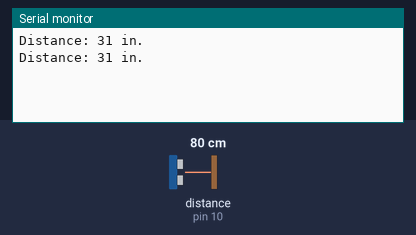
Recording of a sketch running on a simulated Arduino Uno, built with avr-gcc and run on an emulated ATmega328P. On the bench: the last lines printed to the serial monitor. Wiring (inferred from the names in the program): ultrasonic range finder: trigger pin 9; echo pin 10. Inputs (shaded band) come from the test bench; at power-on: distance to the obstacle (sensor on pin 10) 80 cm. The echo pulse lasts 58.3 µs per cm.

Above: at 5.8 s.
5.9 s: distance to the obstacle (sensor on pin 10) set to 2 cm
At 11.0 s:
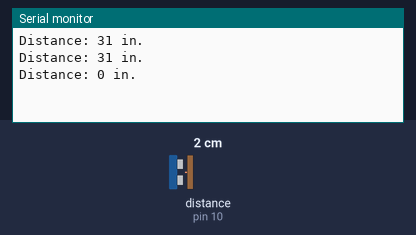
11.9 s: distance to the obstacle (sensor on pin 10) set to 4 cm
At 16.0 s:
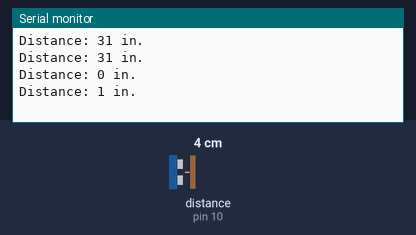
Timing chart, 0 to 17.5 s (numbered marks = the images above; inputs shaded):
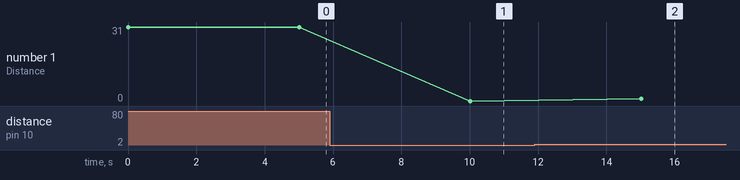

Measured:
- after the input at 5.9 s, the serial monitor: prints a new line after 4.1 s (image 1)
- after the input at 11.9 s, the serial monitor: prints a new line after 3.1 s (image 2)
- plotted number 1: 31 → 0 after the input at 5.9 s, 0 → 1 after the input at 11.9 s

The sketch:

code.ino
```cpp
const int trigPin = 9;
const int echoPin = 10;
const int delaySeconds = 5;
long duration;
int distance;

void setup() {

  pinMode(trigPin, OUTPUT);
  pinMode(echoPin, INPUT);
  Serial.begin(9600);
}

void loop() {
  digitalWrite(trigPin, LOW);
  delayMicroseconds(2);

  digitalWrite(trigPin, HIGH);
  delayMicroseconds(10);
  digitalWrite(trigPin, LOW);

  duration = pulseIn(echoPin, HIGH);
  distance = (duration*0.034/2)/2.54;

  Serial.print("Distance: ");
  Serial.print(distance);
  Serial.println(" in.");
  //Delay delaySeconds seconds
  delay(delaySeconds*1000);

}
```
